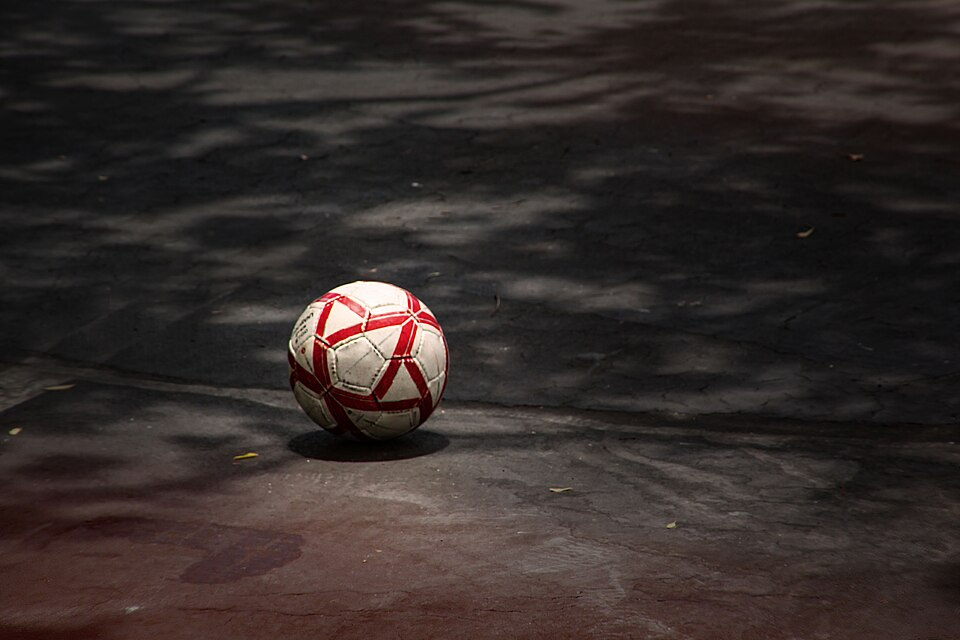
#> input picture 算法组/Week2/chenjialiang/data/ball3_small.jpg, 960 x 640 px, given in place of video6_video6_003.jpg, which was not available
$ python '指标展示.py'
#> lines starting #> are read from the running program, lines starting #| are printed output that depends on the picture; after the words box and inside, x2 and y2 are one past the last pixel; in counts of white or black regions, pixels touching at a corner belong together
# -*- coding: utf-8 -*-
"""
录屏用的「指标与失败案例」展示页

细则第四节·任务 1·视频证据要求第 4 条要求录屏里出现：
    训练完成后的模型信息 / 独立测试集 Precision·Recall·mAP / 至少一个误检或漏检案例分析

这个脚本把这三样一次性打在一个窗口里（上：指标卡；下：两个漏检实例），
配 Win+G 录 20 秒即可。

用法
    python 指标展示.py            # 开窗口（录屏用）
    python 指标展示.py --save      # 只存图不弹窗（自检用）
"""
import argparse
import os

import cv2
import numpy as np

HERE = os.path.dirname(os.path.abspath(__file__))
os.chdir(HERE)

W, H = 1280, 720
STRIP_H = 232


def put(img, text, org, scale=0.5, color=(255, 255, 255), th=1):
    """cv2.putText 只认 ASCII，先描黑边保证在任意背景上都看得清。"""
    cv2.putText(img, text, org, cv2.FONT_HERSHEY_SIMPLEX, scale, (0, 0, 0), th + 3, cv2.LINE_AA)
    cv2.putText(img, text, org, cv2.FONT_HERSHEY_SIMPLEX, scale, color, th, cv2.LINE_AA)


def head(img, y, text):
    put(img, text, (18, y), 0.6, (0, 255, 255), 2)
    cv2.line(img, (18, y + 7), (W - 18, y + 7), (0, 255, 255), 1, cv2.LINE_AA)


def size_mb(p):
    try:
        return os.path.getsize(p) / 1048576.0
    except OSError:
        return float("nan")


def build_card():
    img = np.full((H, W, 3), 30, np.uint8)

    put(img, "CQuick Vision - Week3/4 - Model Card & Failure Cases", (18, 30), 0.72,
        (255, 255, 255), 2)
    put(img, "liyutong   2026-11-17   (Win+G recording: whole screen, one take)", (18, 54),
        0.48, (170, 170, 170))

    head(img, 84, "TASK 1  Ball detection  (YOLOv8n, single class 'ball')")
    bp = "runs_ball/baseline/weights/best.pt"
    rows = [
        "weights : %s   %.2f MB   trained 50 epochs @640 on CPU" % (bp, size_mb(bp)),
        "dataset : 6 self-recorded clips -> 428 frames  (train 288 / val 98 / test 42, split by clip)",
        "TEST set (42 frames, never seen in training):",
        "   Precision 0.970    Recall 0.776    mAP50 0.847    mAP50-95 0.754",
        "VAL  set (98 frames):  P 0.979  R 0.980  mAP50 0.967  mAP50-95 0.890",
    ]
    y = 110
    for i, t in enumerate(rows):
        put(img, t, (28, y), 0.47, (200, 255, 200) if i < 2 else (255, 255, 255))
        y += 23
    put(img, "test < val because 62% of test frames come from one long-shot clip (ball 9-11 px).",
        (28, y), 0.44, (150, 190, 255))

    head(img, 254, "TASK 2  Field marker detection  (YOLOv8n, L / T / X)")
    mp = "runs_marker/baseline/weights/best.pt"
    rows2 = [
        "weights : %s   %.2f MB   trained 50 epochs @640 on CPU" % (mp, size_mb(mp)),
        "dataset : 23 clips -> 298 frames (250 with markers, 48 neg) / 292 boxes",
        "TEST set (50 frames):  P 0.709  R 0.786  mAP50 0.709  mAP50-95 0.341",
        "   boxes: L 96 / T 84 / X 112      per-class AP50:  L 0.307  T 0.995  X 0.824",
        "L low = only ONE corner per frame was labelled (2-3 more are real but unlabelled),",
        "so correct detections count as false positives. T / X fully labelled -> 0.995.",
    ]
    y = 280
    for i, t in enumerate(rows2):
        put(img, t, (28, y), 0.47,
            (200, 255, 200) if i < 2 else ((255, 210, 150) if i >= 4 else (255, 255, 255)))
        y += 23

    head(img, 428, "FAILURE CASES  (missed detections, same test set)")
    return img


def annotate_case(path, tag, note):
#> called with tag = 'MISS 1', note = 'ball only 16 px on the goal line'
    f = cv2.imread(path)
#> f is the input picture: shape (640, 960, 3); mean B, G, R 41.3, 43.5, 51.7
    if f is None:
        return None
    h, w = f.shape[:2]
#> h = 640; w = 960
    nw = int(w * STRIP_H / h)
#> nw = 348
    f = cv2.resize(f, (nw, STRIP_H), interpolation=cv2.INTER_LINEAR)
#> f: shape (232, 348, 3)
    lab = os.path.splitext(path)[0].replace("images", "labels") + ".txt"
    if os.path.exists(lab):
        for ln in open(lab):
            c, x, y, bw, bh = map(float, ln.split())
            x1 = int((x - bw / 2) * nw)
            y1 = int((y - bh / 2) * STRIP_H)
            x2 = int((x + bw / 2) * nw)
            y2 = int((y + bh / 2) * STRIP_H)
            # 小框放大画出来，否则 16 px 的球在缩略图上根本看不见
            cv2.rectangle(f, (x1 - 8, y1 - 8), (x2 + 8, y2 + 8), (0, 255, 255), 1)
            cv2.arrowedLine(f, (x1 - 40, y1 - 34), (x1 - 10, y1 - 10), (0, 255, 255), 1,
                            cv2.LINE_AA, tipLength=0.3)
    put(f, tag, (8, 20), 0.5, (0, 255, 255), 1)
    put(f, note, (8, STRIP_H - 10), 0.42, (255, 255, 255), 1)
#> in put (call 19), `cv2.putText(img, text, org, cv2.FONT_HERSHEY_SIMPLEX, scale, color, th..`:
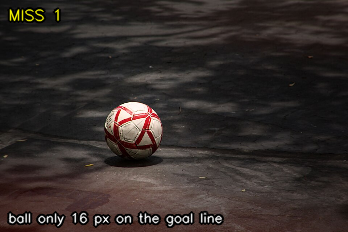
#> img: shape (232, 348, 3); mean B, G, R 41.3, 43.9, 51.5
    return f


def main():
    ap = argparse.ArgumentParser()
    ap.add_argument("--save", action="store_true", help="只存图，不弹窗")
    ap.add_argument("--out", default="_指标展示.jpg")
    args = ap.parse_args()

    img = build_card()
    c1 = annotate_case("soccer_dataset/images/test/video6_video6_003.jpg",
                       "MISS 1", "ball only 16 px on the goal line")
    c2 = annotate_case("soccer_dataset/images/test/video6_video6_045.jpg",
                       "MISS 2", "ball motion-blurred when kicked")
#> call 2 of annotate_case, with tag = 'MISS 2', note = 'ball motion-blurred when kicked'
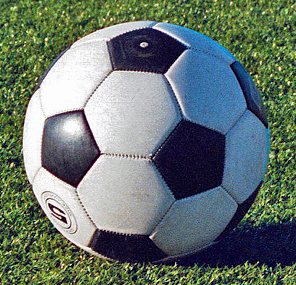
#> input picture 算法组/Week2/chenjialiang/data/ball1_clear.jpg, 296 x 285 px, given in place of video6_video6_045.jpg, which was not available
#> in annotate_case, f is the input picture: shape (285, 296, 3); mean B, G, R 111, 117.3, 104
#> in annotate_case (call 2), `f = cv2.resize(f, (nw, STRIP_H), interpolation=cv2.INTER_LINEAR)`:
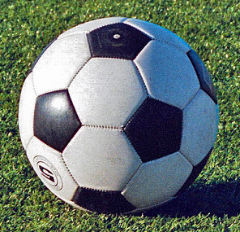
#> f: shape (232, 240, 3); mean B, G, R 110.8, 117.2, 103.9
#> in put (call 21), `cv2.putText(img, text, org, cv2.FONT_HERSHEY_SIMPLEX, scale, color, th..`:
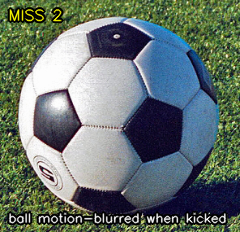
#> img: shape (232, 240, 3); mean B, G, R 110.3, 115.5, 102.9
    tiles = [c for c in (c1, c2) if c is not None]
#> tiles = 2 items
    if tiles:
        strip = np.hstack(tiles)
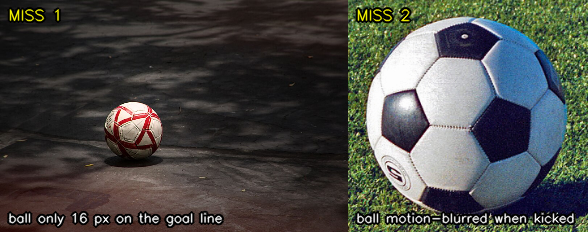
#> strip: shape (232, 588, 3); mean of channels 0, 1, 2 69.5, 73.2, 72.5; drawn as B, G, R
        maxw = W - 200
        if strip.shape[1] > maxw:
            strip = cv2.resize(strip, (maxw, STRIP_H))
        y0 = H - STRIP_H - 10
        img[y0:y0 + STRIP_H, 18:18 + strip.shape[1]] = strip
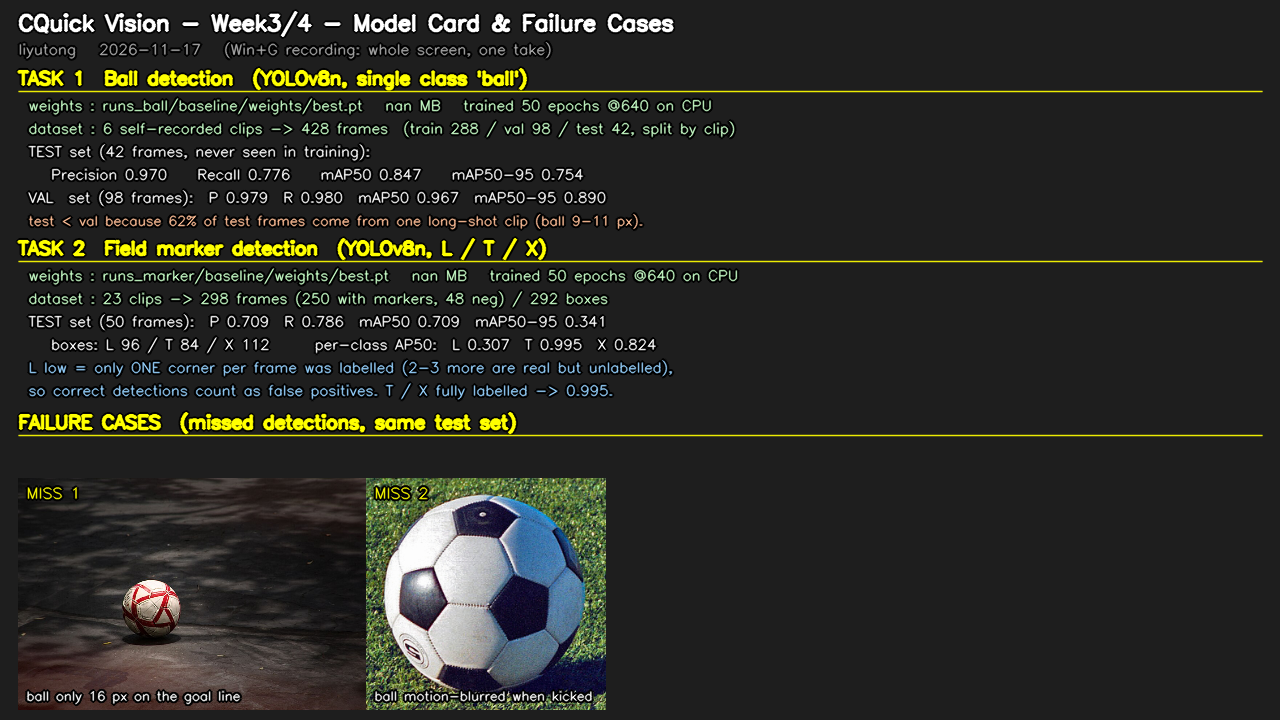
#> img: shape (720, 1280, 3); mean of channels 0, 1, 2 38.1, 43.6, 43; drawn as B, G, R
        put(img, "both missed at conf 0.25", (18 + strip.shape[1] + 14, y0 + 26), 0.46,
            (150, 190, 255))
#> in put (call 22), `cv2.putText(img, text, org, cv2.FONT_HERSHEY_SIMPLEX, scale, (0, 0, 0)..`: img: shape (720, 1280, 3); 0.25% of pixels changed, all inside (x1, y1, x2, y2) = (619, 491, 812, 508)
        put(img, "-> recall 0.776", (18 + strip.shape[1] + 14, y0 + 52), 0.46, (150, 190, 255))
#> in put (call 23), `cv2.putText(img, text, org, cv2.FONT_HERSHEY_SIMPLEX, scale, (0, 0, 0)..`: img: shape (720, 1280, 3); mean of channels 0, 1, 2 38.1, 43.6, 43.1
        put(img, "same model, same test split", (18 + strip.shape[1] + 14, y0 + 78), 0.4,
            (140, 140, 140))
#> in put (call 24), `cv2.putText(img, text, org, cv2.FONT_HERSHEY_SIMPLEX, scale, (0, 0, 0)..`: img: shape (720, 1280, 3); mean of channels 0, 1, 2 38.1, 43.6, 43.1
#> in put (call 24), `cv2.putText(img, text, org, cv2.FONT_HERSHEY_SIMPLEX, scale, color, th..`:
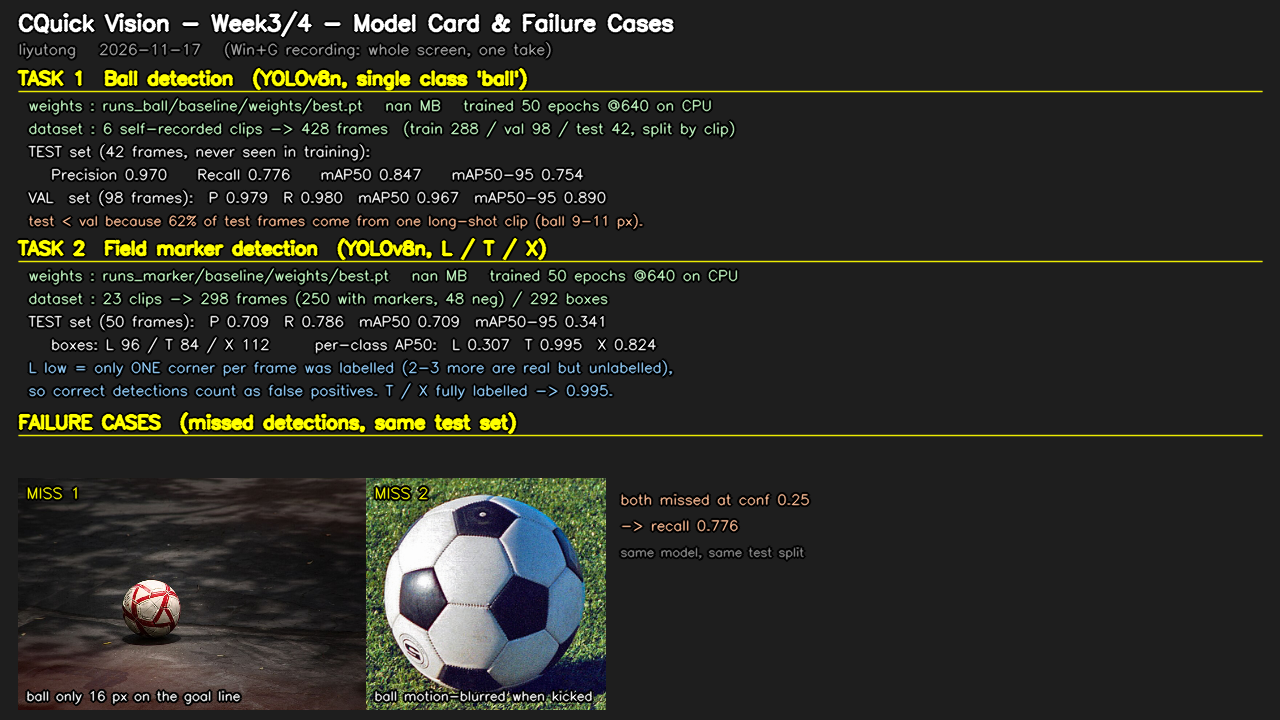
#> img: shape (720, 1280, 3); mean of channels 0, 1, 2 38.2, 43.7, 43.2; drawn as B, G, R

    ok, buf = cv2.imencode(".jpg", img)
    if ok:
        with open(args.out, "wb") as fh:      # cv2.imwrite 写中文路径会静默失败
            fh.write(buf.tobytes())
        print("已保存", args.out)

    if not args.save:
        cv2.imshow("model card & failure cases (q=quit s=save)", img)
        print("按键：q 退出 / s 存图")
        while True:
            k = cv2.waitKeyEx(0) & 0xFF
#> (key q is pressed here)
            if k in (ord("q"), 27):
                break
            if k == ord("s"):
                n = args.out.replace(".jpg", "_snap.jpg")
                ok2, b2 = cv2.imencode(".jpg", img)
                if ok2:
                    with open(n, "wb") as fh:
                        fh.write(b2.tobytes())
                    print("已存", n)
        cv2.destroyAllWindows()


if __name__ == "__main__":
    main()
